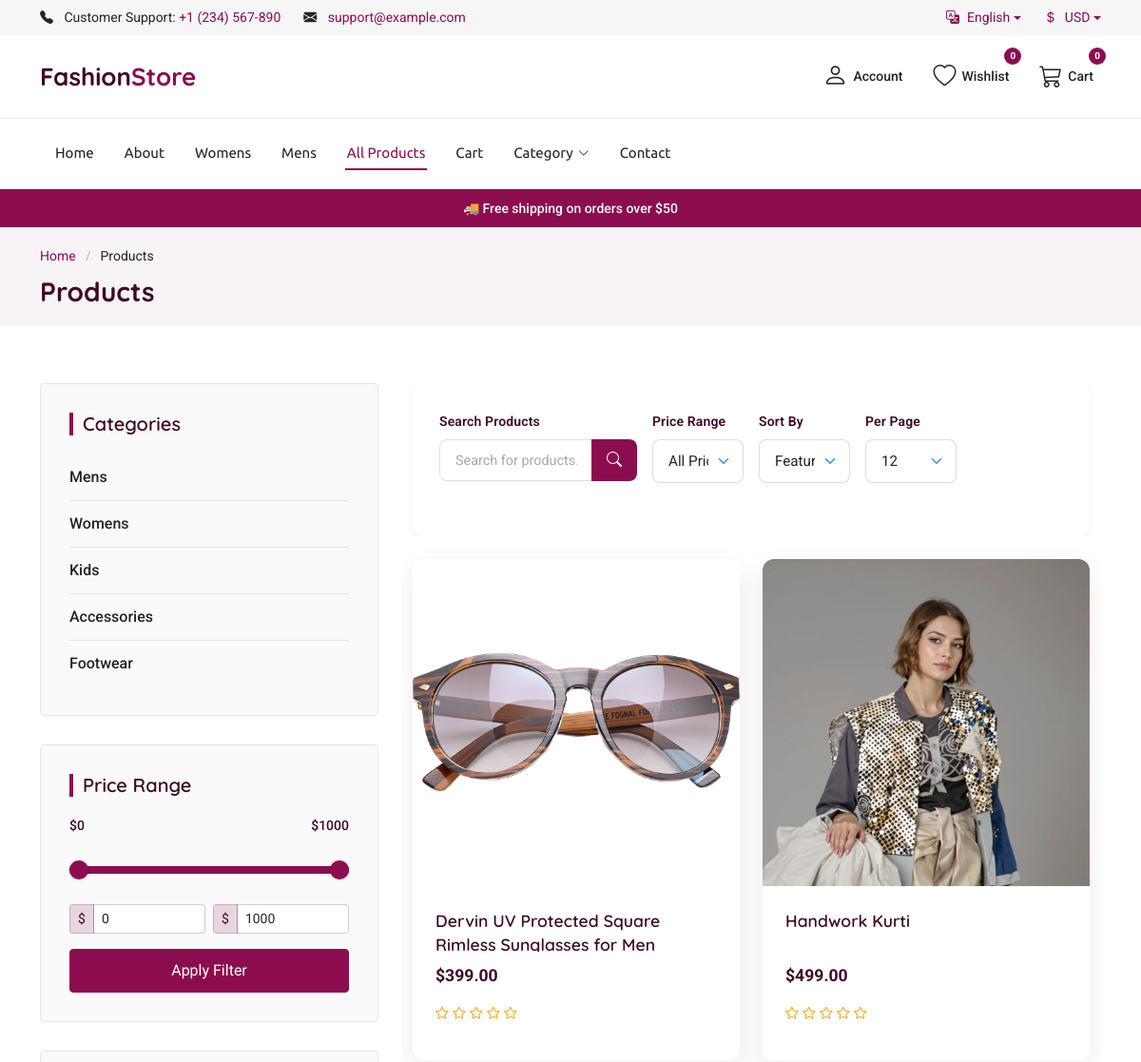
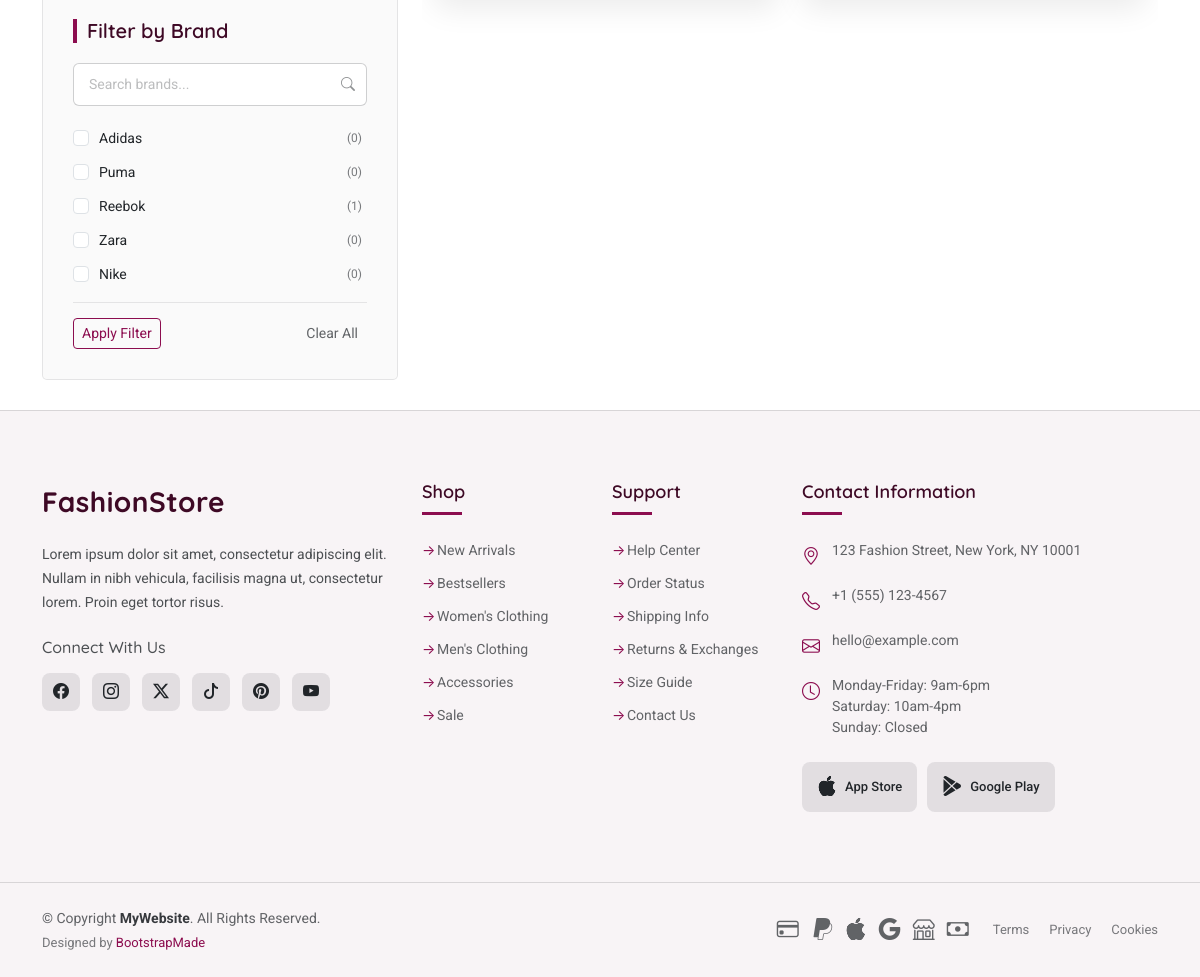
The page /productslist/ on the database its author committed (2 pictures, top to bottom).
### FashionApp/models.py (models this page shows, shortened)
class Category(models.Model):
    name = models.CharField(max_length=100, unique=True)
    slug = models.SlugField(unique=True)
    parent = models.ForeignKey('self', on_delete=models.CASCADE, null=True, blank=True, related_name='children')
    is_active = models.BooleanField(default=True)
    class Meta:
        verbose_name_plural = "Categories"

class Brand(models.Model):
    name = models.CharField(max_length=255, unique=True)
    category = models.ForeignKey(Category, on_delete=models.CASCADE, related_name='brands', null=True, blank=True)
    logo = models.ImageField(upload_to='brand_logos/', blank=True, null=True)
    description = models.TextField(blank=True)
    website = models.URLField(blank=True)

class Product(models.Model):
    category = models.ForeignKey(
        'Category',
        on_delete=models.CASCADE,
        related_name='products'
    )
    sizes = models.CharField(max_length=50, blank=True)
    name = models.CharField(max_length=255)
    brand = models.ForeignKey(Brand, related_name='products', on_delete=models.SET_NULL, null=True, blank=True)
    slug = models.SlugField(unique=True, blank=True)  # allow auto slug generation
    description = models.TextField(blank=True)
    price = models.DecimalField(max_digits=10, decimal_places=2)
    discount_price = models.DecimalField(
        max_digits=10,        # total digits (including decimal places)
        decimal_places=2,     # digits after decimal point
        blank=True,           # optional
        null=True             # optional
    )
    original_price = models.DecimalField(  # NEW FIELD
        max_digits=10,
        decimal_places=2,
        blank=True,
        null=True
    )
    stock = models.PositiveIntegerField(default=0)  # Added stock field
    image = models.ImageField(upload_to='products/')
    is_available = models.BooleanField(default=True)
    is_new_arrival = models.BooleanField(default=False)
    created_at = models.DateTimeField(auto_now_add=True)

### FashionApp/views.py (the view)
# urls.py: path('productslist/', products, name='products'),
def products(request, category_id=None):
    sort_option  = request.GET.get('sort',      'featured')
    price_range  = request.GET.get('price',     '')
    per_page     = int(request.GET.get('per_page', 12))
    query        = request.GET.get('q',         '')
    min_price    = request.GET.get('min_price')
    max_price    = request.GET.get('max_price')
    qs = Product.objects.filter(is_available=True)
    if category_id:
        qs = qs.filter(category_id=category_id)
    if query:
        qs = qs.filter(name__icontains=query)
    selected_brands = request.GET.getlist('brand')
    if selected_brands:
        qs = qs.filter(brand__name__in=selected_brands)
    if price_range == 'under25':
        qs = qs.filter(price__lt=25)
    elif price_range == '25to50':
        qs = qs.filter(price__gte=25, price__lte=50)
    elif price_range == '50to100':
        qs = qs.filter(price__gte=50, price__lte=100)
    elif price_range == '100to200':
        qs = qs.filter(price__gte=100, price__lte=200)
    elif price_range == 'above200':
        qs = qs.filter(price__gt=200)
    if min_price:
        qs = qs.filter(price__gte=min_price)
    if max_price:
        qs = qs.filter(price__lte=max_price)
    if sort_option == 'price_asc':
        qs = qs.order_by('price')
    elif sort_option == 'price_desc':
        qs = qs.order_by('-price')
    elif sort_option == 'rating_desc':
        qs = qs.annotate(avg_rating=Avg('review__rating')).order_by('-avg_rating')
    elif sort_option == 'newest':
        qs = qs.order_by('-created_at')
    else:  # featured
        qs = qs.order_by('-is_new_arrival', '-created_at')
    paginator   = Paginator(qs, per_page)
    page_number = request.GET.get('page')
    page_obj    = paginator.get_page(page_number)
    parent_categories = (
        Category.objects
        .filter(parent__isnull=True, is_active=True)
        .prefetch_related('children')
    )
    subcategory_count = Category.objects.filter(parent__isnull=False, is_active=True).count()
    has_subcategories = subcategory_count > 0
    brands = Brand.objects.annotate(product_count=Count('products'))
    wishlist_count = 0
    if request.user.is_authenticated:
        wishlist_count = Wishlist.objects.filter(user=request.user).count()
    context = {
        'products':        page_obj,
        'page_obj':        page_obj,
        'sort_option':     sort_option,
        'price_range':     price_range,
        'per_page':        per_page,
        'query':           query,
        'parent_categories': parent_categories,
        'subcategory_count': subcategory_count,
        'has_subcategories': has_subcategories,
        'brands':          brands,
        'wishlist_count':  wishlist_count,
    }
    return render(request, 'store/products.html', context)

### Template/store/products.html (shortened to what this page needs)
{% extends "store/base.html" %}
{% block content %}
{% load static %}
  <main class="main">
    <div class="page-title light-background">
      <div class="container">
        <nav class="breadcrumbs">
          <ol>
            <li><a href="index.html">Home</a></li>
            <li class="current">Products</li>
          </ol>
        </nav>
        <h1>Products</h1>
      </div>
    </div>
    <div class="container">
      <div class="row">
        <div class="col-lg-4 sidebar">
          <div class="widgets-container">
            <div class="product-categories-widget widget-item">
            <h3 class="widget-title">Categories</h3>
            <ul class="category-tree list-unstyled mb-0">
                {% if has_subcategories %}
                {% for category in parent_categories %}
                <li class="category-item">
                    {% if category.subcategories.all %}
                    <div class="d-flex justify-content-between align-items-center category-header collapsed" data-bs-toggle="collapse" data-bs-target="#category-{{ category.id }}-subcategories" aria-expanded="false" aria-controls="category-{{ category.id }}-subcategories">
                        <a href="{% url 'products' category.id %}" class="category-link">{{ category.name }}</a>
                        <span class="category-toggle">
                        <i class="bi bi-chevron-down"></i>
                        <i class="bi bi-chevron-up"></i>
                        </span>
                    </div>
                    <ul id="category-{{ category.id }}-subcategories" class="subcategory-list list-unstyled collapse ps-3 mt-2">
                        {% for sub in category.subcategories.all %}
                        <li><a href="{% url 'products' sub.id %}" class="subcategory-link">{{ sub.name }}</a></li>
                        {% endfor %}
                    </ul>
                    {% else %}
                    <div class="d-flex justify-content-between align-items-center category-header">
                        <a href="{% url 'products' category.id %}" class="category-link">{{ category.name }}</a>
                    </div>
                    {% endif %}
                </li>
                {% endfor %}
                {% endif %}
            </ul>
            </div>
<div class="pricing-range-widget widget-item">
  <h3 class="widget-title">Price Range</h3>
  <form method="get" id="price-filter-form">
    <div class="price-range-container">
      <div class="current-range mb-3">
        <span class="min-price">$0</span>
        <span class="max-price float-end">$1000</span>
      </div>
      <div class="range-slider">
        <div class="slider-progress"></div>
      </div>
      <div class="price-inputs mt-3">
        <div class="row g-2">
          <div class="col-6">
            <div class="input-group input-group-sm">
              <span class="input-group-text">$</span>
              <input type="number" name="min_price" class="form-control min-price-input" min="0" max="1000" value="{{ request.GET.min_price|default:0 }}" step="10">
            </div>
          </div>
          <div class="col-6">
            <div class="input-group input-group-sm">
              <span class="input-group-text">$</span>
              <input type="number" name="max_price" class="form-control max-price-input" min="0" max="1000" value="{{ request.GET.max_price|default:1000 }}" step="10">
            </div>
          </div>
        </div>
      </div>
      <div class="filter-actions mt-3">
        <button type="submit" class="btn btn-sm btn-primary w-100">Apply Filter</button>
      </div>
    </div>
  </form>
</div>
            <div class="brand-filter-widget widget-item">
              <h3 class="widget-title">Filter by Brand</h3>
              <div class="brand-filter-content">
                <div class="brand-search">
                  <input type="text" class="form-control" placeholder="Search brands...">
                  <i class="bi bi-search"></i>
                </div>
                <form method="get" id="brand-filter-form">
                <div class="brand-list">
                    {% for brand in brands %}
                    <div class="brand-item">
                        <div class="form-check">
                        <input class="form-check-input" type="checkbox" name="brand" value="{{ brand.name }}" id="brand-{{ brand.id }}"
                                {% if brand.name in selected_brands %}checked{% endif %}>
                        <label class="form-check-label" for="brand-{{ brand.id }}">
                            {{ brand.name }}
                            <span class="brand-count">({{ brand.product_count }})</span>
                        </label>
                        </div>
                    </div>
                    {% endfor %}
                </div>
                <div class="brand-actions mt-3">
                    <button type="submit" class="btn btn-sm btn-outline-primary">Apply Filter</button>
                    {% if request.resolver_match.view_name == 'products_by_category' and slug %}
                    <button type="reset" class="btn btn-sm btn-link" onclick="window.location.href='{% url 'products_by_category' slug %}'">Clear All</button>
                    {% elif request.resolver_match.view_name == 'products' %}
                    <button type="reset" class="btn btn-sm btn-link" onclick="window.location.href='{% url 'products' %}'">Clear All</button>
                    {% else %}
                    <button type="reset" class="btn btn-sm btn-link">Clear All</button>
                    {% endif %}
                </div>
                </form>
            </div>
          </div>
          </div>
        </div>
        <div class="col-lg-8">
          <section id="category-header" class="category-header section">
            <div class="container" data-aos="fade-up">
              <div class="filter-container mb-4" data-aos="fade-up" data-aos-delay="100">
                <form method="get" id="filterForm">
                    <div class="row g-3">
                        <div class="col-12 col-md-6 col-lg-4">
                        <div class="filter-item search-form">
                            <label for="productSearch" class="form-label">Search Products</label>
                            <div class="input-group">
                            <input type="text" class="form-control" id="productSearch" name="q" value="{{ query }}" placeholder="Search for products...">
                            <button class="btn search-btn" type="submit">
                                <i class="bi bi-search"></i>
                            </button>
                            </div>
                        </div>
                        </div>
                        <div class="col-12 col-md-6 col-lg-2">
                        <div class="filter-item">
                            <label for="priceRange" class="form-label">Price Range</label>
                            <select class="form-select" id="priceRange" name="price" onchange="document.getElementById('filterForm').submit()">
                            <option value="" {% if price_range == '' %}selected{% endif %}>All Prices</option>
                            </select>
                        </div>
                        </div>
                        <div class="col-12 col-md-6 col-lg-2">
                        <div class="filter-item">
                            <label for="sortBy" class="form-label">Sort By</label>
                            <select class="form-select" id="sortBy" name="sortBy" onchange="document.getElementById('filterForm').submit()">
                            <option value="featured" {% if sort_option == 'featured' %}selected{% endif %}>Featured</option>
                            </select>
                        </div>
                        </div>
                        <div class="col-12 col-md-6 col-lg-2">
                            <div class="filter-item">
                            <label class="form-label">Per Page</label>
                            <select class="form-select" name="per_page" onchange="document.getElementById('filterForm').submit()">
                                <option value="12" {% if per_page == 12 %}selected{% endif %}>12</option>
                            </select>
                            </div>
                        </div>
                    </div>
                </form>
              </div>
            </div>
          </section>
        <section id="category-product-list" class="category-product-list section">
        <div class="container" data-aos="fade-up" data-aos-delay="100">
            <div class="row gy-4">
            {% if products %}
                {% for product in products %}
                <div class="col-lg-6">
                <div class="product-box">
                    <div class="product-thumb">
                    <img src="{{ product.image.url }}" alt="{{ product.title }}" class="main-img" loading="lazy">
                    </div>
                    <div class="product-content">
                    <div class="product-details">
                        <h3 class="product-title">
                        <a href="{% url 'product_detail' product.id %}">{{ product.name }}</a>
                        </h3>
                        <div class="product-price">
                        {% if product.discount_price %}
                            <span class="original">${{ product.price }}</span>
                            <span class="sale">${{ product.discount_price }}</span>
                        {% else %}
                            <span>${{ product.price }}</span>
                        {% endif %}
                        </div>
                    </div>
                    <div class="product-rating-container">
                        <div class="rating-stars">
                        {% for i in "12345" %}
                            {% if product.rating|floatformat:1 >= i %}
                            <i class="bi bi-star-fill"></i>
                            {% elif product.rating|floatformat:1 > i|add:'-1' %}
                            <i class="bi bi-star-half"></i>
                            {% else %}
                            <i class="bi bi-star"></i>
                            {% endif %}
                        {% endfor %}
                        </div>
                    </div>
                    </div>
                </div>
                </div>
                {% endfor %}
            {% else %}
                <div class="col-12 text-center">
                <h4>No products available in this category.</h4>
                </div>
            {% endif %}
            </div>
        </div>
        </section>
        <section id="category-pagination" class="category-pagination section">
        </section>
        </div>
      </div>
    </div>
  </main>
  {% endblock %}

### rows shown on the page
Category: name "Mens"
Category: name "Womens"
Category: name "Kids"
Category: name "Accessories"
Category: name "Footwear"
Brand: name "Adidas", product_count "0"
Brand: name "Puma", product_count "0"
Brand: name "Reebok", product_count "1"
Brand: name "Zara", product_count "0"
Brand: name "Nike", product_count "0"
Product: image (picture), name "Dervin UV Protected Square Rimless Sunglasses for Men", price "399.00"
Product: image (picture), name "Handwork Kurti", price "499.00"

### other values the page prints
{{ wishlist_count }} "0"
{{ cart_count }} "0"
